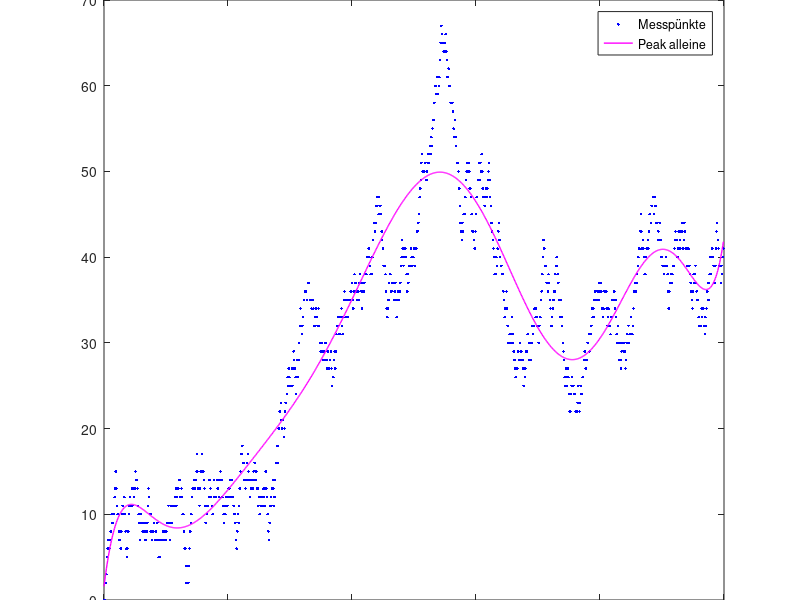

MATLAB code for this plot:
clc;
clear;
close all;

%% Ausgleichsrechnung ohne Anpassung der x-Achse

figure();
%data = readmatrix('data.txt'); % for matlab
data = dlmread('data1.txt', ' ', 0, 0);
xPoints = data(:,1);  %x -> A
yPoints = data(:,2); %y -> b
plot(xPoints, yPoints, 'b.') ;hold on;


m = length(xPoints);       %Zeilen
n = 10;               %Spalten

%Koeffizient vor fz und Polynom mit Ausgleichsrechnung zu bestimmen
% (Ohne anpassung der X-Koordinate)
x1 = xPoints;
x0 = ones(m,1).*80.3e3;
z1 = (x1-x0)./50;       %definiert Breite und Ort des Peaks
%fz = 1./(1+(z1.^2));              %f = a*1/(1+x'^2), x'= (x-x0)/50

% Aufstellen von A
for degree = 1:n
    if degree == n
        A(1:m, degree) = ones(m,1);
    else
        A(1:m, degree) = xPoints.^(n - degree);
    end
end

%A(1:m, 1) = xPoints.^8;
%A(1:m, 2) = xPoints.^7;
%A(1:m, 3) = xPoints.^6;
%A(1:m, 4) = xPoints.^5;
%A(1:m, 5) = xPoints.^4;
%A(1:m, 6) = xPoints.^3;
%A(1:m, 7) = xPoints.^2;
%A(1:m, 8) = xPoints.^1;
%A(1:m, 9) = ones(m,1);

%A(1:m, 10) = fz;

Im = eye(m);

% QR-Zerlegung von A
R = A;
Q = Im;
for k = 1:n
    x = R(k:m, k);
    if x(k:k) < 0
        lambda = norm(x);
    else
        lambda = -norm(x);
    end
    % sz = [m-k+1,1];
    e = Im(k:m,k);
    v = (x-lambda*e)/norm(x-lambda*e);
    
    z = zeros(k-1,1);
    
    H = eye(m)-2.*[z;v]*[z;v]';
    Q = Q*H;
    
    R = H*R;
    
end

clear x;

%Rückwärtseinsetzen
y = Q'*yPoints;
                   % R*x = y;
x(n) = y(n)/R(n,n);
for i= (n-1):-1:1
    s=0;
    for j=i+1:n
        s = s + x(j)*R(i,j); % x(2) = (y(2) - R23*x(3))/R22;
    end
    x(i) = (y(i) - s)/R(i,i);
end
x = x';

%Kondition der Matrix A 
Kondition_ohne_anpassen = cond(A);

fx = A*x;
%Display the function as text
y_sym = ''; exp(x)
for i=1:n
  y_sym = strcat(y_sym, ' + ', num2str(x(i)), 'x^', num2str(n-i));
end

disp(y_sym);

%plot(xPoints, x(5).*fz, "r-");
plot(xPoints, fx, 'm-', 'linewidth', 1);
title("Gefittete Kurve ohne x-Anpassung. Kond: "+ Kondition_ohne_anpassen);
legend("Messpünkte", "Peak alleine" ,"Polynom+Peak");
hold off;


%% Berechnen Ausgleichsrechnung mit Anpassung auf x-Achse (80k bis 81k --> 0 bis 1) auf x-achse
#{
figure();

%Koeffizient vor fz und Polynom mit Ausgleichsrechnung zu bestimmen
% (Ohne anpassung der X-Koordinate)
x1 = (f-80e3)./1000;
x0 = (ones(m,1).*(80.3e3 - 80e3))./1000;
z1 = (x1-x0)./50;       %definiert Breite und Ort des Peaks
fz = 1./(1+((z1.*1000).^2));              %f = a*1/(1+x'^2), x'= (x-x0)/50

plot(x1, yPoints, 'r.'); hold on;

% Aufstellen von A 
A(1:m, 1) = x1.^3;
A(1:m, 2) = x1.^2;
A(1:m, 3) = x1;
A(1:m, 4) = ones(m,1);
A(1:m, 5) = fz;

% QR-Zerlegung von A
R = A;
Q = Im;
for k = 1:n
    x = R(k:m, k);
    if x(k:k) < 0
        lambda = norm(x);
    else
        lambda = -norm(x);
    end
    % sz = [m-k+1,1];
    e = Im(k:m,k);
    v = (x-lambda*e)/norm(x-lambda*e);
    
    z = zeros(k-1,1);
    
    H = eye(m)-2.*[z;v]*[z;v]';
    Q = Q*H;
    
    R = H*R;
    
end

clear x;

%Rückwärtseinsetzen
y = Q'*yPoints;
                   % R*x = y;
x(n) = y(n)/R(n,n);
for i= (n-1):-1:1
    s=0;
    for j=i+1:n
        s = s + x(j)*R(i,j); % x(2) = (y(2) - R23*x(3))/R22;
    end
    x(i) = (y(i) - s)/R(i,i);
end
x = x';

%Kondition der Matrix A 
Kondition_mit_anpassen = cond(A);

fx = A*x;
plot(x1, x(5).*fz, "b-");
plot(x1, fx, 'c-');
title("Gefittete Kurve mit x-Anpassung, Kond: " + Kondition_mit_anpassen);
legend("Messpünkte", "Peak alleine" ,"Polynom+Peak");
hold off;
#}
   